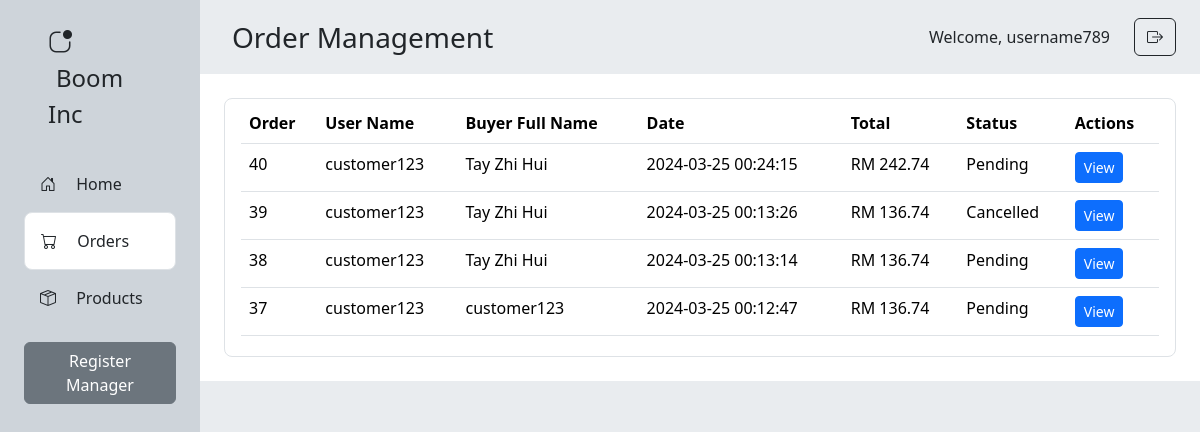
/admin/orders.php (signed in), run on an earlier commit of the app's database.
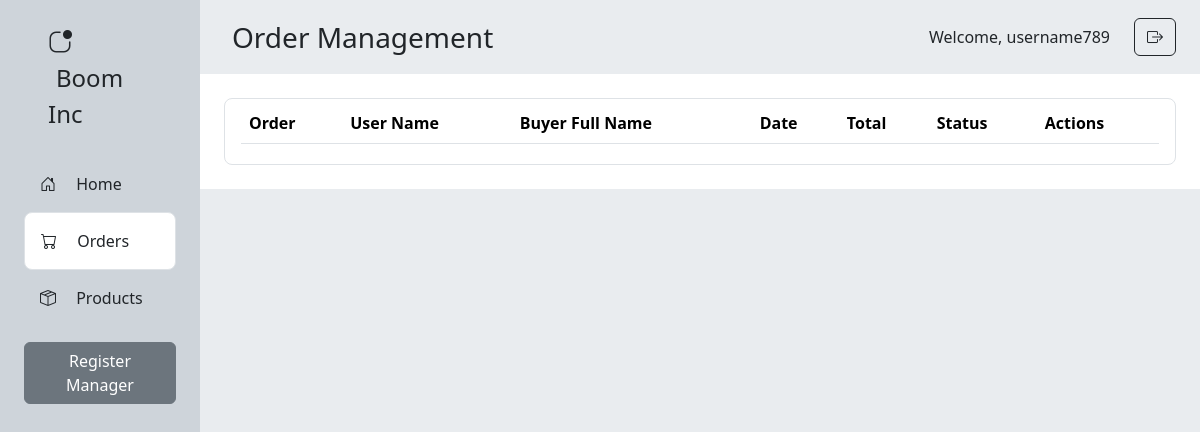
And on a later commit of the database.
### tables this page shows
CREATE TABLE `orders` (
  `order_id` int(11) NOT NULL,
  `user_id` int(11) NOT NULL,
  `order_date` datetime NOT NULL,
  `total_amount` decimal(10,2) NOT NULL,
  `order_status` enum('pending','processing','shipped','delivered','cancelled') NOT NULL,
  `payment_id` int(11) NOT NULL
);

CREATE TABLE `users` (
  `user_id` int(11) NOT NULL,
  `username` varchar(255) NOT NULL,
  `password` varchar(255) NOT NULL,
  `role` enum('user') DEFAULT NULL,
  `name` varchar(255) NOT NULL,
  `email` varchar(255) NOT NULL,
  `address` text NOT NULL,
  `phone_number` varchar(255) NOT NULL,
  `zipcode` varchar(255) NOT NULL,
  `city` varchar(255) NOT NULL,
  `state` varchar(255) NOT NULL
);

CREATE TABLE `payment` (
  `payment_id` int(11) NOT NULL,
  `product_id` int(11) NOT NULL,
  `user_id` int(11) NOT NULL,
  `fullname` varchar(50) NOT NULL,
  `address` varchar(50) NOT NULL,
  `zipcode` int(5) NOT NULL,
  `city` varchar(50) NOT NULL,
  `state` varchar(50) NOT NULL,
  `phone_number` varchar(11) NOT NULL,
  `payment_datetime` datetime NOT NULL,
  `payment_method` varchar(50) NOT NULL,
  `total_payment_amount` double NOT NULL
);

### admin/orders.php (the view, shortened to what this page needs)
<?php
include '../includes/db_connect.php';
$username = $_SESSION['username'];
$stmt = $conn->prepare("SELECT orders.order_id, users.username AS user_name, payment.fullname AS buyer_name, orders.order_date, orders.total_amount, orders.order_status
                        FROM orders
                        JOIN users ON orders.user_id = users.user_id
                        JOIN payment ON orders.payment_id = payment.payment_id
                        ORDER BY orders.order_date DESC");
$stmt->execute();
$orders = $stmt->fetchAll();
?>
<!DOCTYPE html>
<html>
<head>
    <link rel="stylesheet" href="https://cdn.jsdelivr.net/npm/bootstrap@5.3.2/dist/css/bootstrap.min.css">
    <link rel="stylesheet" href="https://cdn.jsdelivr.net/npm/bootstrap-icons@1.11.3/font/bootstrap-icons.min.css">
</head>
<body>
    <div class="row m-0 min-vh-100">
        <div class="col-2 p-0 bg-dark-subtle">
            <div class="p-4 mx-4 fw-medium">
                <i class="bi bi-app-indicator fs-4 me-3"></i>
                <span class="ms-2 fs-4">Boom Inc</span>
            </div>
            <div class="mx-4">
                <div class="p-3" onclick="location.href='staff_home.php';" style="cursor: pointer;">
                    <i class="bi bi-house-door me-3"></i>
                    Home
                </div>
                <div class="p-3 border rounded rounded-3 bg-white" onclick="location.href='orders.php';"
                    style="cursor: pointer;">
                    <i class="bi bi-cart me-3"></i>
                    Orders
                </div>
                <div class="p-3" onclick="location.href='products.php';" style="cursor: pointer;">
                    <i class="bi bi-box-seam me-3"></i>
                    Products
                </div>
                <?php if ($_SESSION['role'] == 'admin'): ?>
                    <a href="register.php" class="my-3 btn btn-secondary">Register Manager</a>
                <?php endif; ?>
            </div>
        </div>
        <div class="col-10 p-0 bg-body-secondary">
            <div class="d-flex justify-content-between align-items-center">
                <div class="fw-medium fs-3 p-3 mx-3">
                    Order Management
                </div>
                <div class="px-4 d-flex align-items-center">
                    <span class="fs-6 fw-medium pe-4">Welcome,
                        <?php echo $username; ?>
                    </span>
                    <a href="logout.php" class="btn btn-outline-dark">
                        <i class="bi bi-box-arrow-right"></i>
                    </a>
                </div>
            </div>
            <div class="bg-white p-4">
                <div class="px-3 py-1 border rounded rounded-3">
                    <table class="table">
                        <thead>
                            <tr>
                                <th scope="col">Order</th>
                                <th scope="col">User Name</th>
                                <th scope="col">Buyer Full Name</th>
                                <th scope="col">Date</th>
                                <th scope="col">Total</th>
                                <th scope="col">Status</th>
                                <th scope="col">Actions</th>
                            </tr>
                        </thead>
                        <tbody>
                            <?php foreach ($orders as $order) { ?>
                                <tr>
                                    <td>
                                        <?php echo $order['order_id']; ?>
                                    </td>
                                    <td>
                                        <?php echo $order['user_name']; ?>
                                    </td>
                                    <td>
                                        <?php echo $order['buyer_name']; ?>
                                    </td>
                                    <td>
                                        <?php echo $order['order_date']; ?>
                                    </td>
                                    <td>RM
                                        <?php echo number_format($order['total_amount'], 2); ?>
                                    </td>
                                    <td>
                                        <?php echo ucfirst($order['order_status']); ?>
                                    </td>
                                    <td>
                                        <a href="order_details.php?order_id=<?php echo $order['order_id']; ?>"
                                            class="btn btn-primary btn-sm">View</a>
                                    </td>
                                </tr>
                            <?php } ?>
                        </tbody>
                    </table>
                </div>
            </div>
        </div>
    </div>
</body>
</html>

What changed in the data, as far as the page shows it:
removed orders: order_id "40", user.username "customer123", payment.fullname "Tay Zhi Hui", order_date "2024-03-25 00:24:15", total_amount "242.74", order_status "Pending"
removed orders: order_id "39", user.username "customer123", payment.fullname "Tay Zhi Hui", order_date "2024-03-25 00:13:26", total_amount "136.74", order_status "Cancelled"
removed orders: order_id "38", user.username "customer123", payment.fullname "Tay Zhi Hui", order_date "2024-03-25 00:13:14", total_amount "136.74", order_status "Pending"
removed orders: order_id "37", user.username "customer123", payment.fullname "customer123", order_date "2024-03-25 00:12:47", total_amount "136.74", order_status "Pending"
